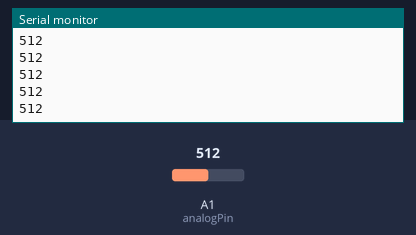
A sketch run on a simulated Arduino Uno, built with avr-gcc and run on an emulated ATmega328P. On the bench: the last lines printed to the serial monitor. The test bench sets the inputs (shaded band); at power-on: A1 (analogPin) = 512.

Above: at 1.2 s.
1.3 s: A1 (analogPin) set to 716
At 1.56 s:
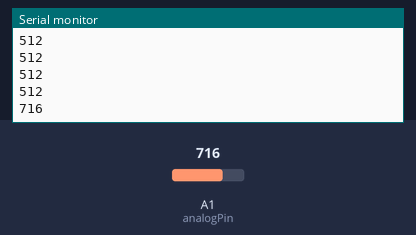
2.8 s: A1 (analogPin) set to 900
At 2.96 s:
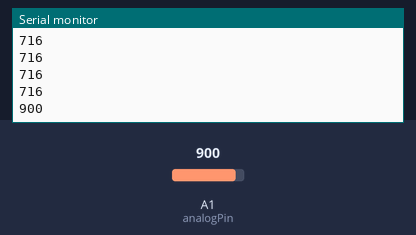
Timing chart, 0 to 5.8 s (numbered marks = the images above; inputs shaded):
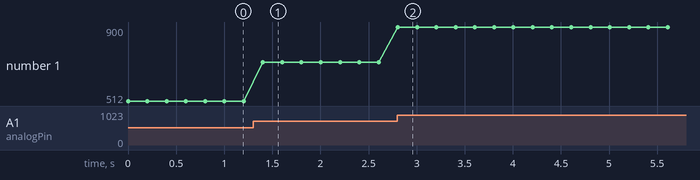

The sketch:

analog-in.ino
```cpp
int analogPin = A1;
        /* el pin analógico que usaremos en Arduino */

int myNTC= 0;
        /* variable temporal para guardar los valores del termómetro */

void setup(){
        Serial.begin(9600);
        /* configurando la comunicación y la velocidad */
}

void loop(){
        myNTC = analogRead(analogPin);
        /* lee el valor del NTC y lo almacena */
        Serial.println(myNTC);
        /* muestra el valor almacenado en myNTC */
        delay(200);
}
```

Measured:
- after the input at 1.3 s, the serial monitor: prints a new line after 0.10 s (image 1)
- after the input at 2.8 s, the serial monitor: prints a new line at once (image 2)
- plotted number 1: 512 → 716 after the input at 1.3 s, 716 → 900 after the input at 2.8 s
